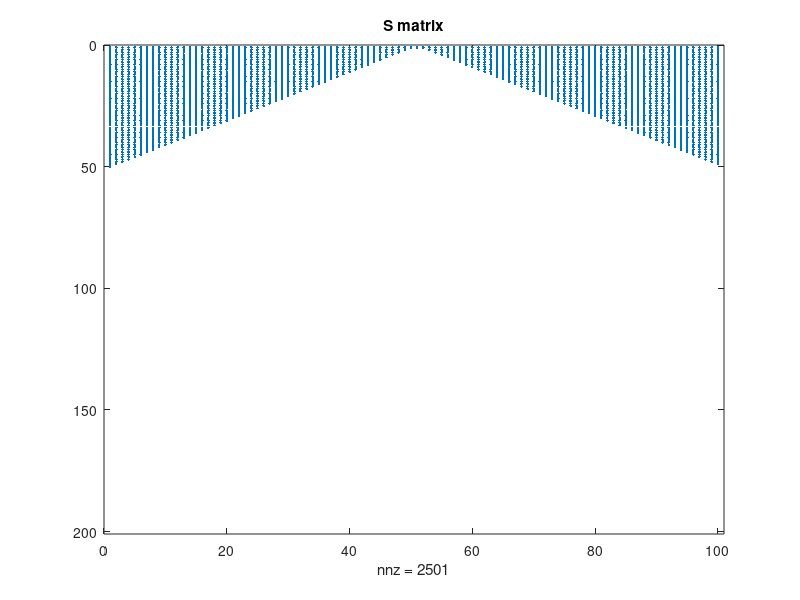
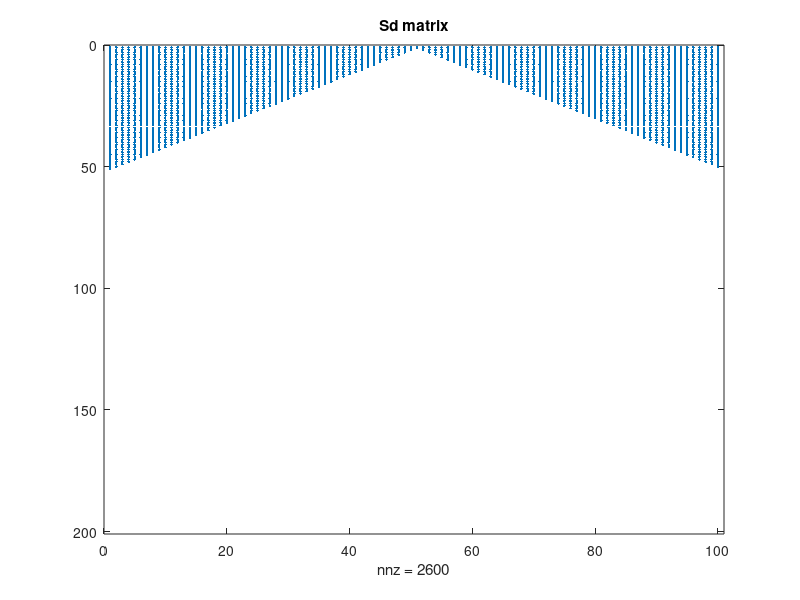
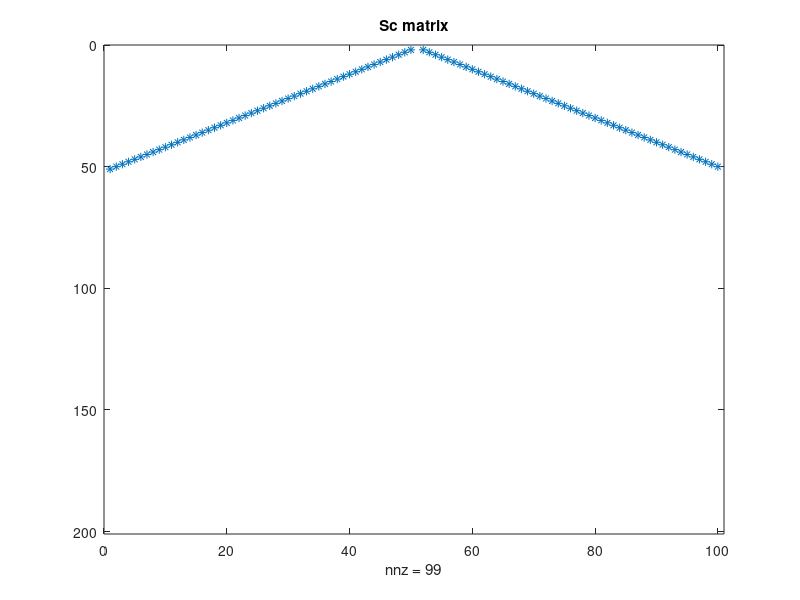

These charts were generated, in order, by the following MATLAB code: (Note: this script raises an error after producing the figures.)
%% Programme to solve for Stokes velocity profile in riblets
% Solve A*u = P
% S = riblets grid points
% P = pressure gradient
% A = Laplacian coefficients
% Sc = Sd - S = riblets surface grid points

clear
close all
tic

%% Input data
% Sides of the periodic-in-z domain
a = 2; % aspect ratio ly:lz
lz = 1;
ly = a*lz;

% Define grid sizes
n = 50;
nz = 2*n; % number of points in periodic z (spanwise)
ny = a*nz; % number of points y (wall-normal) domain is enclosed
dy = ly/(ny-1); % length of sub-intervals in y-axis
dz = lz/nz; % length of sub-intervals in z-axis
z = (0:nz-1)*dz;
y = linspace(0,ly,ny);

dpdx = 0; % Pressure gradient
Sx = 1; % Shear at the top, could set to 1 (if normalised, always 1)

geometry = 1; 
% 0 = parabola 
% 1 = triangle (k/s = 1.866 for 30deg, 0.5 for 90deg, 0.866 for 60deg)
% 2 = semi-circle (k/s = 0.5)

angle = 90; % 30/60/90 degrees, for triangles only
savefile = 0;

%% Build S matrix - Grid Points of riblets
% S = 1 for points within and on boundary and = 0 elsewhere 
S = zeros(ny,nz);
if geometry == 0 % parabola
    parabola = (2*(z-lz/2)).^2;
    shape = 'parabola';
    for k = 1:nz
        for j = 1:ny
            if y(j)<=parabola(k)
                S(j,k) = 1;
            else
                S(j,k) = 0;
            end
        end
    end
end

if geometry == 1 % triangle
    if angle == 90        
        shape = 'triangle9';
        triangle = z-lz/2;
        triangle2 = -z+lz/2;
    end
    if angle == 60
        shape = 'triangle6';
        triangle = sqrt(3)*z-sqrt(3)*lz/2;
        triangle2 = -sqrt(3)*z+sqrt(3)*lz/2;
    end
    if angle == 30
        shape = 'triangle3';
        triangle = (2+sqrt(3))*z-1-sqrt(3)*lz/2;
        triangle2 = -(2+sqrt(3))*z+1+sqrt(3)*lz/2;
    end
        for k = 1:nz
            for j = 1:ny
                if y(j)<=triangle(k) || y(j)<=triangle2(k)
                    S(j,k) = 1;
                else
                    S(j,k) = 0;
                end
            end
        end
end

if geometry == 2 % semi-circle
    circle = (-sqrt((lz/2)^2-(z-lz/2).^2))+lz/2;
    shape = 'circle';
    for k = 1:nz
        for j = 1:ny
            if y(j)<=circle(k)
                S(j,k) = 1;
            else
                S(j,k) = 0;
            end
        end
    end
end
figure
spy(S)
title('S matrix')

%% Build Sd matrix
% Sd = 1 for points within and on boundary and = 0 elsewhere 
% riblets now bigger by d = max(dy,dz)
Sd = zeros(ny,nz);
if geometry == 0 % parabola
    parabola_d = (2*(z-lz/2)).^2+dz;
    for k = 1:nz
        for j = 1:ny
            if y(j)<parabola_d(k)
                Sd(j,k) = 1;
            else
                Sd(j,k) = 0;
            end
        end
    end
end

if geometry == 1 % triangle
    if angle == 90
        triangle = z-lz/2+dy;
        triangle2 = -z+lz/2+dy;
    end
    if angle == 60
        triangle = sqrt(3)*z-sqrt(3)*lz/2+dy;
        triangle2 = -sqrt(3)*z+sqrt(3)*lz/2+dy;
    end
    if angle == 30
        triangle = (2+sqrt(3))*z-1-sqrt(3)*lz/2+dy;
        triangle2 = -(2+sqrt(3))*z+1+sqrt(3)*lz/2+dy;
    end
    for k = 1:nz
        for j = 1:ny
            if y(j)<triangle(k) || y(j)<triangle2(k)
                Sd(j,k) = 1;
            else
                Sd(j,k) = 0;
            end
        end
    end
end

if geometry == 2 % semi-circle
    circle = (-sqrt((lz/2)^2-(z-lz/2).^2))+lz/2+dy;
    for k = 1:nz
        for j = 1:ny
            if y(j)<circle(k)
                Sd(j,k) = 1;
            else
                Sd(j,k) = 0;
            end
        end
    end
end
figure
spy(Sd)
title('Sd matrix')

%% Build Sc matrix - curve of the boundary
Sc = Sd-S;
figure
spy(Sc)
title('Sc matrix')

%% Build P matrix - pressure gradient - RHS of Stokes
P = ones(ny*nz,1);
P = sparse(P);
P = P*dpdx;

%% Build A matrix 
beta = -2/(dy^2)-2/(dz^2); % coefficient of point p
alpha = 1/(dy^2); % coefficient of surrounding points
r1 = beta.*ones(ny,1);
r2 = alpha.*ones(ny-1,1);
r3 = alpha.*ones(1,1);
B = diag(r1,0) + diag(r2,1) + diag(r2,-1) + diag(r3,-ny+1) + diag(r3,ny-1);
B = sparse(B);
C = kron(eye(nz),B);
C = sparse(C);
gamma = 1/(dz^2);
r4 = gamma.*ones(ny*nz-ny,1);
r5 = gamma.*ones(ny,1);
D = diag(r4,-ny)+diag(r4,+ny)+diag(r5,-ny*nz+ny)+diag(r5,ny*nz-ny);
D = sparse(D);
A = C+D;
A = sparse(A);

%% Shear at the top condition
for k = 1:nz
    j = ny; % top of domain
    index = (k-1)*ny+j;
    A(index,:) = 0;
    A(index,index) = 1/dy^2; % should be dy, but P(index) changed as well
    if index~=1
        A(index,index-1) = -1/dy^2;
    end   
    P(index) = Sx/dy;
end

%% Solid condition - modify the A matrix
% Modify A and P matrix for points within and on the boundary of riblets
% Velocity inside riblets = 0
for j = 1:ny
    for k = 1:nz
        if S(j,k) == 1
            index = (k-1)*ny+j;
            A(index,:) = 0;
            A(index,index) = 1/dy^2;
            P(index) = 0;
        end
    end
end

%% Modify the A matrix - curve of the boundary
% Modification of the matrix A near the boundary of the solid
for j=1:ny
    for k=1:nz
        if Sc(j,k) == 1
            y0 = (j-ny)*dy;
            z0 = k*dz ;          
            my = abs(floor(log10(dy)));
            mz = abs(floor(log10(dz)));            
            % ys: (j-+2,k);(j-+1,k);(j,k-+2);(j,k-+1) 
            ys=[y0-dy, y0, y0+dy];
            zs=[z0-dz, z0, z0+dz];
            
            if geometry == 0 % parabola
                yp0 = (2*(z0-lz/2)).^2;
                zpPlus = sqrt(y0)/2+lz/2;
                zpMinus = -zpPlus;
            end
            
            if geometry == 1 % triangle
                if angle == 90
                    if z0 <= lz/2
                        yp0 = z0 - lz/2;
                    else
                        yp0 = -z0 + lz/2;
                    end
                    zpPlus = lz/2 - y0;
                    zpMinus = y0 + lz/2;
                end
                if angle == 60
                    if z0 <= lz/2
                        yp0 = sqrt(3)*z0-sqrt(3)*lz/2;
                    else
                        yp0 = -sqrt(3)*z0+sqrt(3)*lz/2;
                    end
                    zpPlus = lz/2 - y0;
                    zpMinus = y0 + lz/2;
                end
            end
            
            if geometry == 2 % semi-circle
                yp0=-(-sqrt((lz/2)^2-(z0-lz/2).^2))+ly;
                zpPlus=sqrt((lz/2)^2-(y0-ly).^2)+lz/2;
                zpMinus=-zpPlus;
            end
            
            % check closest distance in z direction               
            if abs(z0-zpPlus) < abs(z0-zpMinus)
                zp0 = zpPlus;
            else
                zp0 = zpMinus;
            end
            
            % Modify ys: (j-+2,k),(j-+1,k),(j,k-+2),(j,k-+1)         
            deltay=round(abs(y0-yp0),10);
            deltays=y0-yp0;
            deltaz=round(abs(z0-zp0),10);
            deltazs=z0-zp0;
            
            if deltaz<dz
                if round(deltaz,mz+2)~=0
                    zs(2-sign(deltazs))=z0-sign(deltazs)*deltaz;
                end
            end           
            if deltay<dy
                if round(deltay,my+2)~=0 
                    ys(2-sign(deltays))=y0-sign(deltays)*deltay;                     
                end
            end 
            
            bj=zeros(1,3);
            bk=zeros(1,3);          
            bj(1)=2/((ys(2)-ys(1))*(ys(3)-ys(1)));
            bj(2)=-2/((ys(3)-ys(2))*(ys(2)-ys(1))); 
            bj(3)=2/((ys(3)-ys(2))*(ys(3)-ys(1)));
            bk(1)=2/((zs(2)-zs(1))*(zs(3)-zs(1)));
            bk(2)=-2/((zs(3)-zs(2))*(zs(2)-zs(1))); 
            bk(3)=2/((zs(3)-zs(2))*(zs(3)-zs(1)));  
            
            index =(k-1)*ny+j;
            A(index,index)= bj(2) + bk(2);        
            if abs(deltay)<dy           
                if j==1
                  A(index,index+ny-1)= bj(1);
                  A(index,index+1)= 0;
                  
                elseif j==ny
                  A(index,index-ny+1)= bj(3);
                  A(index,index-1)= 0;

                else
                  A(index,index-sign(deltays))=0;       
                  A(index,index+sign(deltays))= bj(2+sign(deltays));

                end
            end                      
            if abs(deltaz)<dz 
                if k==1
                  A(index,index+(nz-1)*ny)= bk(1);
                  A(index,index+ny)= bk(3);
                elseif k==nz
                  A(index,index-ny)= bk(3);
                  A(index,index-(nz-1)*ny)= bk(1);
                else
                  A(index,index-sign(deltazs)*ny)= bk(2-sign(deltazs));
                  A(index,index+sign(deltazs)*ny)= bk(2+sign(deltazs));
                end
            end
        end
    end
end
            
%% No slip at bottom condition
for k = 1:nz
    j = 1;
    index = (k-1)*ny+j ;
    A(index,:) = 0;
    A(index,index) = 1/dy^2;
    P(index)=0;
end

%% Solution
figure
spy(A)
u = reshape(mldivide(A,P),ny,nz);
if size(u,1) > n
    u_g = u(1:n,:); % velocity profile in groove
    n1 = n; % index for plotting
else
    u_g = u;
    n1 = size(u,1);
end
u_max = full(max(u_g(:)));
fprintf('u_max = %f\n', u_max)
figure
surfc(z,y,u)
title('u profile')
axis image
ylabel('y', 'FontSize', 18)
xlabel('z', 'FontSize', 18)
set(gca,'FontSize',18)

figure
surfc(z,y(1:n1),u_g)
title('u profile in groove')

%% Verify
for k = 1:nz
    Sxtot(k) = (u(ny,k)-u(ny-1,k))/dy;
end
Sxtotm = mean(Sxtot);

%% average in z
ums = mean(u,2);
ums = full(ums);
% find point of min gradient
grad = zeros(1,ny);
for i = 1:ny-1
    grad(i) = (y(i+1)-y(i))/(ums(i+1)-ums(i));
end
grad(ny) = grad(ny-1);
[grad_min, min] = min(grad);
boundary = y(min)-grad_min*ums(min);
y_line = grad_min*ums + boundary;
fprintf('Virtual boundary at y = %f\n', boundary)

figure
hold on
plot(ums, y,'k','Linewidth',1.25)
plot(ums,y_line,'r','Linewidth',1.25)
ylabel('$y$','Interpreter','Latex')
xlabel('$\bar{u}$','Interpreter','Latex')
set(gca,'FontName','times','FontSize',15)

%% Error and Grid Independence
integraly = dy*trapz(full(u));
integralz = dz*trapz(integraly) % integration in y and z
points_y = ny-1;

if savefile == 1
    tit = ['No_points_' num2str(ny-1) '_Shape_' num2str(shape) '.mat'];
    save(tit,'points_y','relError', 'relErrorint', 'integralz');
end

toc
